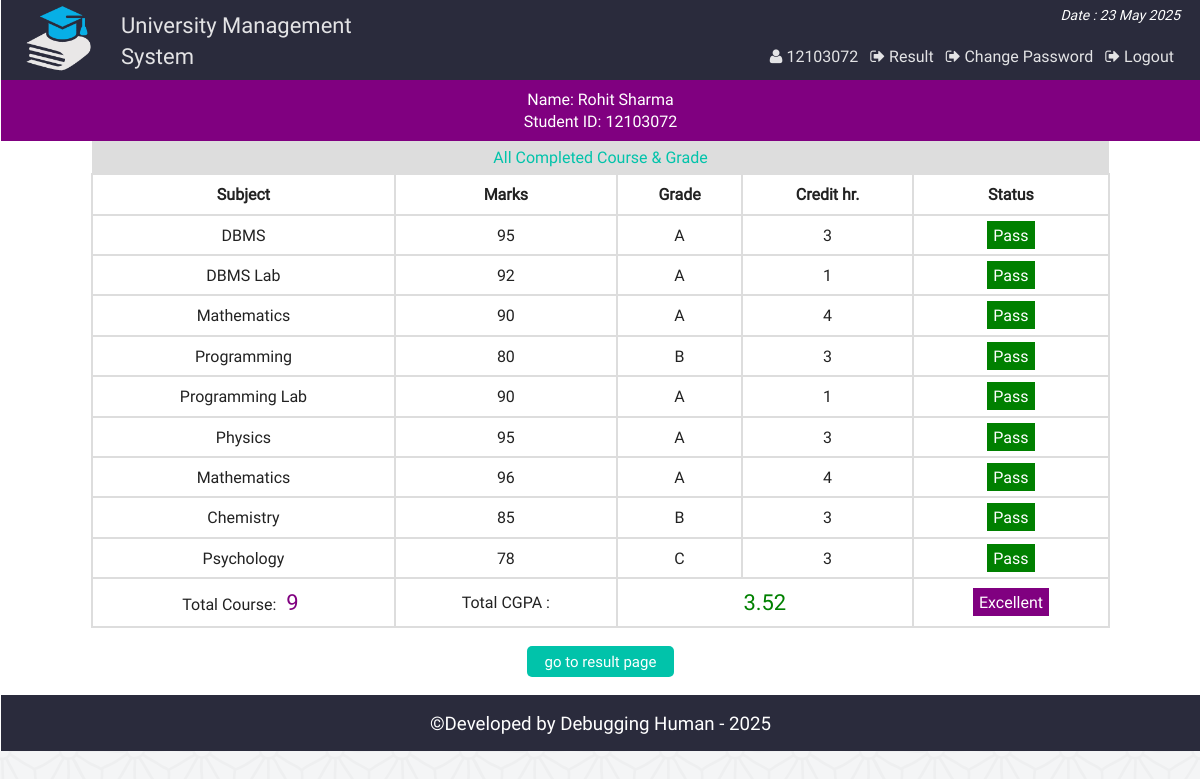
/view_single_cgpa.php?vr=12103072&vn=Rohit Sharma (signed in), run on the app's committed database.
### tables this page shows
CREATE TABLE `result` (
  `id` int(11) NOT NULL,
  `st_id` int(11) NOT NULL,
  `marks` int(5) NOT NULL,
  `sub` varchar(50) NOT NULL,
  `semester` varchar(20) NOT NULL
);

### php/functions.php (called while the page is built, shortened)
<?php
class login_registration_class{
	public function view_cgpa($stid){
		global $conn;
		$sql = "select * from result where st_id='$stid'";
		$result = $conn->query($sql);
		return $result;
	}
};
?>

### view_single_cgpa.php (the view, shortened to what this page needs)
<?php
	require "php/config.php";
	require_once "php/functions.php";
	$user = new login_registration_class();
	if(isset($_REQUEST['vr'])){
		$stid = $_REQUEST['vr'];
		$name = $_REQUEST['vn'];
	}
?>
<?php
include "php/headertop.php";
?>
<div class="all_student fix">
		<?php
		function credit_hour($x){
			if($x=="DBMS") return 3;
			elseif($x == "DBMS Lab") return 1;
			elseif($x == "Mathematics") return 4;
			elseif($x == "Programming") return 3;
			elseif($x == "Programming Lab") return 1;
			elseif($x == "English") return 4;
			elseif($x == "Physics") return 3;
			elseif($x == "Chemistry") return 3;
			elseif($x == "Psychology") return 3;
		}
		function grade_point($gd){
			if($gd<60) return 0;
			elseif($gd>=60 && $gd<70) return 1;
			elseif($gd>=70 && $gd<80) return 2;
			elseif($gd>=80 && $gd<90) return 3;
			elseif($gd>=90 && $gd<=100) return 4;
		}
		?>
	<div class="fix">
	<p style="text-align:center;color:#fff;background:purple;margin:0;padding:8px;"><?php echo "Name: ".$name."<br>Student ID: " . $stid; ?></p>
	</div>
<div  class="fix">
	<p style='text-align:center;background:#ddd;color:#01C3AA;padding:5px;width:84%;margin:0 auto'>All Completed Course & Grade</p>
</div>
	<?php
			$i=0;
			$ch = 0;
			$gp = 0;
				$get_result = $user->view_cgpa($stid);
				if($get_result && ($get_result->num_rows)>0){
			?>
				<table class="tab_two" style="text-align:center;width:85%;margin:0 auto">
					<th>Subject</th>
					<th>Marks</th>
					<th>Grade</th>
					<th>Credit hr.</th>
					<th>Status</th>
		<?php
				while($rows = $get_result->fetch_assoc()){
				$i++;
				$ch = $ch + credit_hour($rows['sub']);
		?>
			<tr>
				<td><?php echo $rows['sub']; ?></td>
				<td><?php echo $rows['marks']; ?></td>
				<td>
				<?php
					$mark = $rows['marks'];
					if($mark<60){echo "F";}
					elseif($mark>=60 && $mark<70){echo "D";}
					elseif($mark>=70 && $mark<80){echo "C";}
					elseif($mark>=80 && $mark<90){echo "B";}
					elseif($mark>=90 && $mark<=100){echo "A";}
					$gp = $gp + (credit_hour($rows['sub']) * grade_point($rows['marks']));
				?>
				</td>
				<td><?php echo credit_hour($rows['sub']); ?></td>
				<td>
				<?php
					$stat = $rows['marks'];
					if($stat<60){
						echo "<span style='background:red;padding:3px 11px;color:#fff;'>Fail</span>";
					}elseif($stat>=60 && $stat<70){
						echo "<span style='background:yellow'>Retake</span>";
					}else{
						echo "<span style='background:green;padding:3px 6px;color:#fff;'>Pass</span>";
					}
				?>
				</td>
			</tr>
			<?php } ?>
			<tr>
			<td><?php echo "Total Course: <span style='color:#800080;padding:3px 6px;font-size:22px'>".$i."</span>"; ?></td>
				<td colspan="1">Total CGPA : </td>
				<td colspan="2">
				<?php
				$sg = $gp/$ch;
				echo "<span style='color:green;padding:3px 6px;font-size:22px'>" . round($sg,2) . "</span>"; ?>
				</td>
				<td>
					<?php
						if($sg>=3.5){
							echo "<span style='background:purple;padding:3px 6px;color:#fff;'>Excellent";
						}elseif($sg>=3.0 && $sg<3.5){
							echo "<span style='background:green;padding:3px 6px;color:#fff;'>Good";
						}elseif($sg>=2.5 && $sg<3.0){
							echo "<span style='background:gray;padding:3px 6px;color:#fff;'>Average";
						}else{
							echo "<span style='background:red;padding:3px 6px;color:#fff;'>Probation";
						}
					?>
				</td>
			</tr>
		</table>
		<?php
			}
			else{
				echo  "<p style='color:red;text-align:center'>Nothing Found</p>";
				}
		?>
		<div class="back fix">
			<p style="text-align:center"><a href="view_single_result.php?vr=<?php echo $stid?>&vn=<?php echo $name?>"><button class="editbtn">go to result page</button></a></p>
		</div>
</div>
<?php include "php/footerbottom.php";?>

### css/main.css (style rules this page uses)
html { color: #222; font-size: 1em; line-height: 1.4; }
a { text-decoration:none; }
.fix { overflow:hidden; }
body { font-family:roboto !important; background:url(../img/ptrn.png) repeat fixed; }
.st_reg th, td { padding: 8px; }
.editbtn { background-color: #01C3AA; border: none; border-radius:5px; color: white; padding: 5px 18px; text-align: center; text-decoration: none; display: inline-block; font-size: 15px; margin: 2px 1px; cursor: pointer; }
.all_student { min-height:450px; }
table.att_tab tr,td,th { border:2px solid #ddd; border-collapse:collapse; padding:8px; }

### data on the page
result: sub "DBMS", marks "95", shows "A", sub "3", shows "Pass"
result: sub "DBMS Lab", marks "92", shows "A", sub "1", shows "Pass"
result: sub "Mathematics", marks "90", shows "A", sub "4", shows "Pass"
result: sub "Programming", marks "80", shows "B", sub "3", shows "Pass"
result: sub "Programming Lab", marks "90", shows "A", sub "1", shows "Pass"
result: sub "Physics", marks "95", shows "A", sub "3", shows "Pass"
result: sub "Mathematics", marks "96", shows "A", sub "4", shows "Pass"
result: sub "Chemistry", marks "85", shows "B", sub "3", shows "Pass"
result: sub "Psychology", marks "78", shows "C", sub "3", shows "Pass"

### other printed values
$sid "12103072"
$name "Rohit Sharma"
$stid "12103072"
$i "9"
$sg "3.52"
